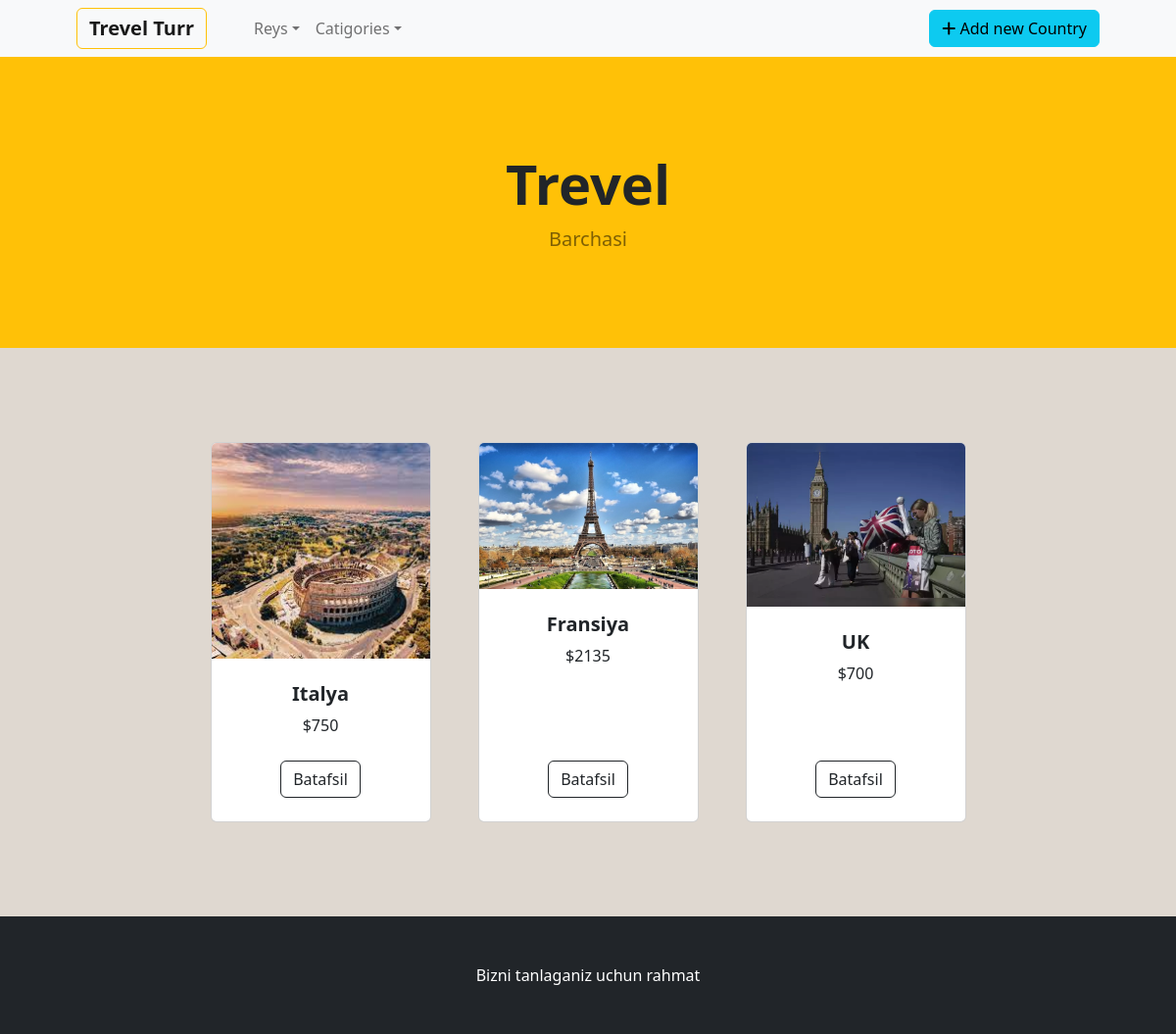
Screenshot of /category/3/ with the database file from the repository.
### shop/models.py (models this page shows, shortened)
class Product(models.Model):
    name=models.CharField(max_length=100)
    price=models.PositiveIntegerField()
    category=models.ForeignKey(Category,on_delete=models.CASCADE,related_name='products' )
    product_date=models.DateField(auto_now_add=True)
    image=models.ImageField(upload_to='product_image/',null=True)
    about=models.CharField(max_length=1500,null=True)

### shop/views.py (the view)
# urls.py: path('category/<int:id>/', category, name="category"),
def category(request, id):
    cat = get_object_or_404(Category, id=id)
    products = cat.products.all()
    categorys = Category.objects.all()
    air = Air.objects.all()
    return render(request, 'home.html', {"products": products, "cats":categorys, 'air':air})

### template/home.html
{% extends 'base.html' %}
{% block content %}
        <section class="py-5">
            <div class="container px-4 px-lg-5 mt-5">
                <div class="row gx-4 gx-lg-5 row-cols-2 row-cols-md-3 row-cols-xl-4 justify-content-center">
                    {% for product in products %}
                    <div class="col mb-5">
                        <div class="card h-100">
                            <img class="card-img-top" src="{{product.image.url}}" alt="..." />
                            <div class="card-body p-4">
                                <div class="text-center">
                                    <h5 class="fw-bolder">{{ product.name }}</h5>
                                    ${{ product.price }}
                                </div>
                            </div>
                            <div class="card-footer p-4 pt-0 border-top-0 bg-transparent">
                                <div class="text-center">
                                    <a class="btn btn-outline-dark mt-auto" href="{% url 'batafsil' product.id %}">Batafsil</a>
                                </div>
                            </div>
                        </div>
                    </div>
                    {% endfor %}
                </div>
            </div>
        </section>
{% endblock content %}

### rows the page displays
Product: image (picture), name "Italya", price "750"
Product: image (picture), name "Fransiya", price "2135"
Product: image (picture), name "UK", price "700"
